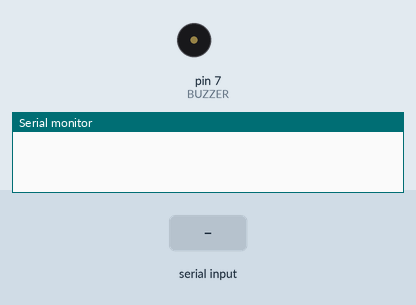
This sketch was run on a simulated Arduino Uno, built with avr-gcc and run on an emulated ATmega328P. Parts: buzzer (waves = sounding), the last lines printed to the serial monitor. The inputs (shaded band) are chosen by the test bench.

Above: at 1.2 s.
1.3 s: "1\n" received over Serial
At 1.9 s:
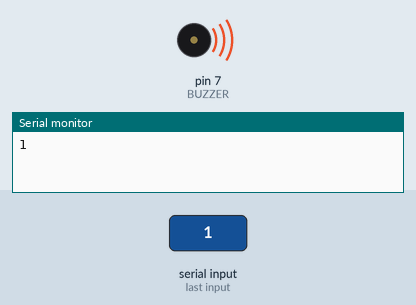
2.8 s: "2\n" received over Serial
At 4.2 s:
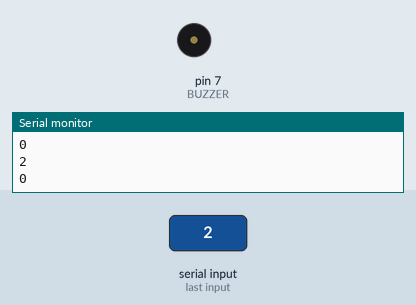
Timing chart, 0 to 5.8 s (numbered marks = the images above; inputs shaded):
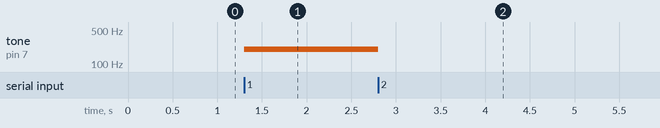

Measured:
- after the input at 1.3 s, tone on pin 7 (BUZZER): silent → 200 Hz at once
- after the input at 2.8 s, tone on pin 7 (BUZZER): 200 Hz → silent at once

The sketch:

buzzer.ino
```cpp
#define BUZZER 7
// 1 for buzz 2 for none
int serialData = 0;

void setup() {
  // put your setup code here, to run once:
  pinMode(BUZZER, OUTPUT);
  Serial.begin(9600);
}

void loop() {
  // put your main code here, to run repeatedly:
  if(Serial.available())
  {
    serialData = Serial.parseInt();
    Serial.println(serialData);
  }
  if(serialData == 1){
  tone(BUZZER, 200);
  }
  else if (serialData == 2)
  {
    noTone(BUZZER);
  }
}
```
